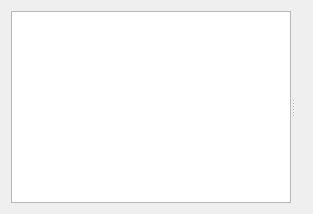
<?xml version="1.0" encoding="UTF-8"?>
<ui version="4.0">
 <class>ReportsHubWidget</class>
 <widget class="QWidget" name="ReportsHubWidget">
  <layout class="QVBoxLayout" name="verticalLayout">
   <item>
    <widget class="QSplitter" name="splitter">
     <property name="orientation">
      <enum>Qt::Horizontal</enum>
     </property>
     <widget class="QListWidget" name="reportList">
      <property name="minimumSize">
       <size>
        <width>280</width>
        <height>0</height>
       </size>
      </property>
     </widget>
     <widget class="QWidget" name="rightPanel" native="true">
      <layout class="QVBoxLayout" name="rightLayout">
       <item>
        <widget class="QLabel" name="descriptionLabel">
         <property name="wordWrap">
          <bool>true</bool>
         </property>
         <property name="alignment">
          <set>Qt::AlignLeading|Qt::AlignLeft|Qt::AlignTop</set>
         </property>
         <property name="text">
          <string/>
         </property>
        </widget>
       </item>
       <item>
        <widget class="QWidget" name="reportHost" native="true">
         <property name="sizePolicy">
          <sizepolicy hsizetype="Preferred" vsizetype="Expanding">
           <horstretch>0</horstretch>
           <verstretch>1</verstretch>
          </sizepolicy>
         </property>
        </widget>
       </item>
      </layout>
     </widget>
    </widget>
   </item>
  </layout>
 </widget>
 <resources/>
 <connections/>
</ui>
